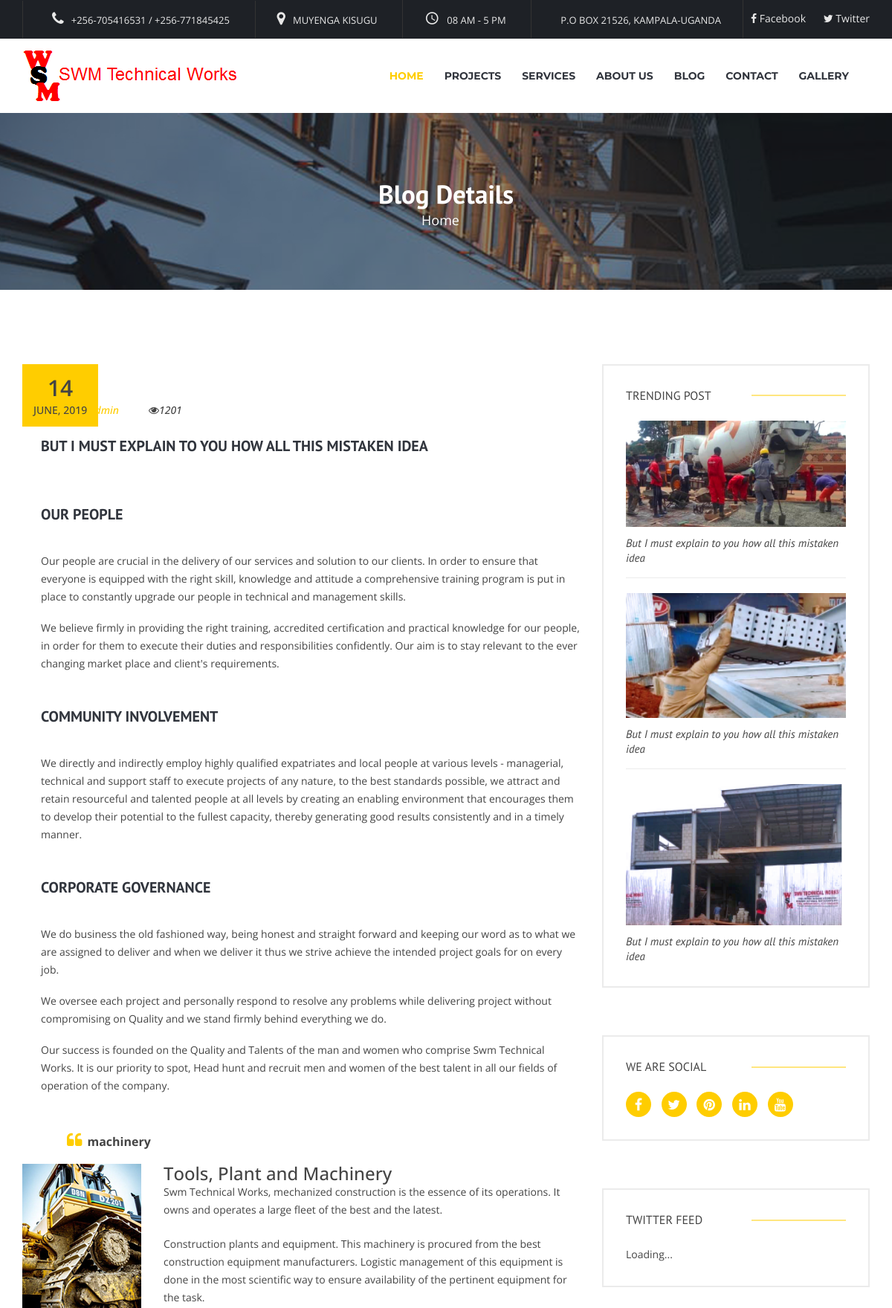
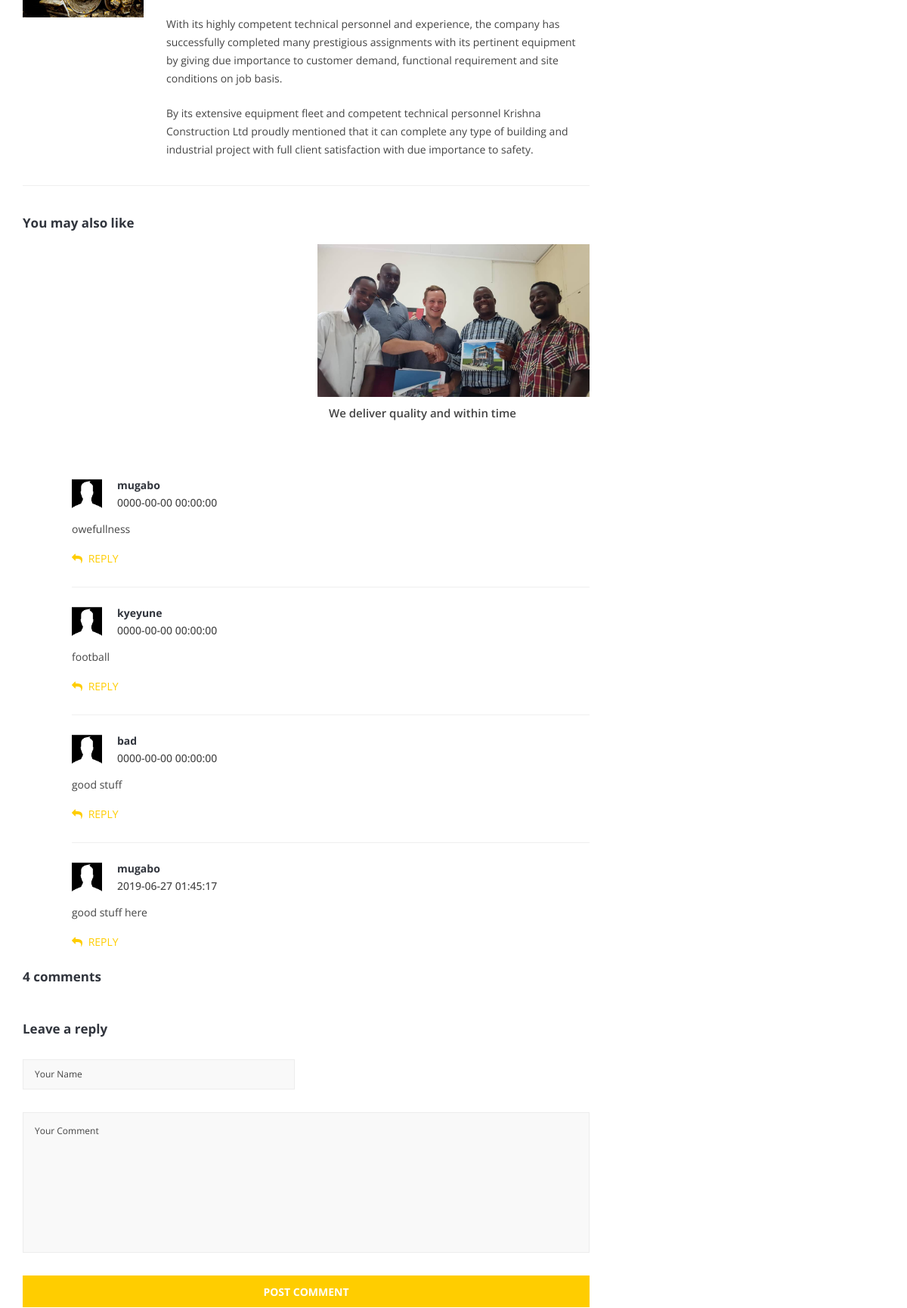
Screenshot of /blog-details.php (upper part) with the database file from the repository (2 pictures, top to bottom).
### tables this page shows
CREATE TABLE IF NOT EXISTS `comments` (
  `user_id` int(11) NOT NULL AUTO_INCREMENT,
  `name` varchar(45) NOT NULL,
  `comment` text NOT NULL,
  `date_time` timestamp NOT NULL DEFAULT CURRENT_TIMESTAMP ON UPDATE CURRENT_TIMESTAMP,
  PRIMARY KEY (`user_id`)
);

### blog-details.php (the view, shortened to what this page needs)
<!DOCTYPE html>
<html lang="en">
    <head>
        <link href="css/font-awesome.min.css" rel="stylesheet">
        <link href="css/materialdesignicons.min.css" rel="stylesheet">
        <link href="css/bootstrap.min.css" rel="stylesheet">
        <link href="vendors/revolution/css/settings.css" rel="stylesheet">
        <link href="vendors/revolution/css/layers.css" rel="stylesheet">
        <link href="vendors/revolution/css/navigation.css" rel="stylesheet">
        <link href="vendors/animate-css/animate.css" rel="stylesheet">
        <link href="vendors/owl-carousel/assets/owl.carousel.min.css" rel="stylesheet">
        <link href="vendors/flex-slider/flexslider.css" rel="stylesheet">
        <link href="vendors/magnific-popup/magnific-popup.css" rel="stylesheet">
        <link href="css/style.css" rel="stylesheet">
        <link href="css/responsive.css" rel="stylesheet">
    </head>
    <body>
        <header class="main_header_area">
            <div class="header_top_area">
                <div class="container">
                    <div class="pull-left">
                        <a href=""><i class="fa fa-phone"></i>+256-705416531 / +256-771845425</a>
                        <a href="https://maps.google.com/maps?q=kisugu%20kampala&t=&z=13&ie=UTF8&iwloc=&output=embed"><i class="fa fa-map-marker"></i>MUYENGA KISUGU </a>
                        <a href=""><i class="mdi mdi-clock"></i>08 AM - 5 PM</a>
						 <a href=""><i class=""></i>P.O BOX 21526, KAMPALA-UGANDA</a>
                    </div>
                    <div class="pull-right">
                        <ul class="header_social">
                            <li><a href="https://www.facebook.com/uniqueworks100/?ref=br_rs"><i class="fa fa-facebook"></i>&nbspFacebook</a></li>
                            <li><a href="https://twitter.com/search?q=SWM%20Technical%20Works&src=typd"><i class="fa fa-twitter"></i>&nbspTwitter</a></li>
                        </ul>
                    </div>
                </div>
            </div>
            <div class="main_menu_area">
                <div class="container">
                    <nav class="navbar navbar-default">
                        <div class="navbar-header">
                            <a class="navbar-brand" href="#"><img src="img/logoswm.png" alt=""></a>
                        </div>
                        <div class="collapse navbar-collapse" id="bs-example-navbar-collapse-1">
                            <ul class="nav navbar-nav navbar-right">
                                <li class="dropdown submenu active">
                                    <a href="index.html"  role="button" aria-haspopup="true" >Home</a>
                                </li>
                                <li class="dropdown submenu">
                                    <a href="project-three-column.html"  role="button" aria-haspopup="true" aria-expanded="false">Projects</a>
                                </li>
                                <li><a href="service-single.html">Services</a></li>
                                <li><a href="aboutus.html">about us</a></li>
                                <li><a href="blog-details.php">blog</a></li>
                                <li><a href="contact.html">Contact</a></li>
                                <li><a href="gallery.html">Gallery</a></li>
                            </ul>
                        </div>
                    </nav>
                </div>
            </div>
        </header>
        <section class="banner_area" style="background: url(img/banner/single-page-banner3.jpg); background-size: cover">
            <div class="container">
                <div class="banner_inner_text">
                    <h4>Blog Details</h4>
                    <ul>
                        <li><a href="index.html">Home</a></li></ul>
                </div>
            </div>
        </section>
        <section class="blog_details_area p_100">
            <div class="container">
                <div class="row blog_details_inner">
                    <div class="col-md-8">
                        <div class="blog_details_img">
                            <div class="b_date">
                                <h3>14</h3>
                                <h5>June, 2019</h5>
                            </div>
                        </div>
                        <div class="blog_d_text">
                            <h6>Posted by <a href="#">Admin</a><span><i class="fa fa-eye" aria-hidden="true"></i>1201</span></h6>
                            <a href="#"><h3>But I must explain to you how all this mistaken idea</h3></a>
                          <h3>  OUR PEOPLE</h3>
<p>Our people are crucial in the delivery of our services and solution to our clients. In order to ensure that everyone is equipped with the right skill, knowledge and attitude a comprehensive training program is put in place to constantly upgrade our people in technical and management skills. </p>
<p>We believe firmly in providing the right training, accredited certification and practical knowledge for our people, in order for them to execute their duties and responsibilities confidently. Our aim is to stay relevant to the ever changing market place and client's requirements. </p>
<h3>COMMUNITY INVOLVEMENT </h3>
<p>We directly and indirectly employ highly qualified expatriates and local people at various levels - managerial, technical and support staff to execute projects of any nature, to the best standards possible, we attract and retain resourceful and talented people at all levels by creating an enabling environment that encourages them to develop their potential to the fullest capacity, thereby generating good results consistently and in a timely manner. </p>
<h3>CORPORATE GOVERNANCE</h3>
<p>We do business the old fashioned way, being honest and straight forward and keeping our word as to what we are assigned to deliver and when we deliver it thus we strive achieve the intended project goals for on every job. </p>
<p>We oversee each project and personally respond to resolve any problems while delivering project without compromising on Quality and we stand firmly behind everything we do. </p>
<p>Our success is founded on the Quality and Talents of the man and women who comprise Swm Technical Works. It is our priority to spot, Head hunt and recruit men and women of the best talent in all our fields of operation of the company.</p>
                            <div class="quote_text">
                                <p><strong><i class="fa fa-quote-left" aria-hidden="true"></i>machinery</strong></p>
                            </div>
                        </div>
                        <div class="image_text">
                            <div class="media">
                                <div class="media-left">
                                    <img src="img/blog/blog-d-s-1.jpg" alt="">
                                </div>
                                <div class="media-body">
                                   <h3>Tools, Plant and Machinery</h3>
<p>Swm Technical Works, mechanized construction is the essence of its operations. It owns and operates a large fleet of the best and the latest. </p>
<p>Construction plants and equipment. This machinery is procured from the best construction equipment manufacturers. Logistic management of this equipment is done in the most scientific way to ensure availability of the pertinent equipment for the task.</p>
<p>With its highly competent technical personnel and experience, the company has successfully completed many prestigious assignments with its pertinent equipment by giving due importance to customer demand, functional requirement and site conditions on job basis. </p>
<p>By its extensive equipment fleet and competent technical personnel Krishna Construction Ltd proudly mentioned that it can complete any type of building and industrial project with full client satisfaction with due importance to safety.</p>
                                </div>
                            </div>
                        </div>
                        <div class="like_post">
                            <h3 style="float-left:90px;">You may also like</h3>
                            <div class="row">
                                 <div class="col-sm-6"></div>
                                <div class="col-sm-6">
                                    <div class="like_post_item">
                                        <a href="#"><img src="img/team/team.jpg" alt=""></a>
                                        <h5>We deliver quality and within time</h5>
                                    </div>
                                </div>
                                <div class="col-sm-6"></div>
                            </div>
                        </div>
                        <div class="comment_list">
                            <div class="comment_list_inner">
								<?php
                                $dbhost = 'localhost';
   $dbuser = 'root';
   $dbpass = '';
   $dbname = 'swm';
   $conn = mysqli_connect($dbhost, $dbuser, $dbpass,$dbname );
  mysqli_select_db($conn,$dbname);
   $sql = 'SELECT * FROM comments  ';
   $retval = mysqli_query( $conn, $sql );
   while($row = mysqli_fetch_array($retval)) {
								echo'<div class="media reply">';
									echo'<div class="media-left">';
										echo'<img src="img/comment-user/comment-user-2.png" alt="" style="width:40px;height:40px;">';
									echo'</div>';
									echo'<div class="media-body">';
										echo"<h4><b>" .$row['name']."</b></h4>";
										echo "<h5>".$row['date_time']."</h5>";
									echo'</div>';
									echo'<p>'.$row['comment'].'</p>';
									echo'<a class="cm_reply" href=""><i class="fa fa-reply" aria-hidden="true"></i> Reply</a>';
								echo'</div>';
                                $num = mysqli_num_rows($retval);
   }
   echo "<h3>$num  comments</h3>";
   mysqli_close($conn);?>
                            </div>
                        </div>
                        <div class="comment_form_area">
                            <h3>Leave a reply</h3>
                            <form class="contact_us_form row" action="comment.php" method="post" id="contactForm" novalidate="novalidate">
                                <div class="form-group col-md-6">
                                    <input type="text" class="form-control" id="name" name="name" placeholder="Your Name">
                                </div>
                                <div class="form-group col-md-12">
                                    <textarea class="form-control" name="comment" id="message" rows="1" placeholder="Your Comment"></textarea>
                                </div>
                                <div class="form-group col-md-12">
                                    <button type="submit" value="submit" class="btn submit_btn form-control">Post Comment</button>
                                </div>
                            </form>
                        </div>
                    </div>
                    <div class="col-md-4">
                        <div class="sidebar_area">
                            <aside class="right_widget r_post_widget">
                                <div class="r_w_title">
                                    <h3>Trending Post</h3>
                                </div>
                                <div class="r_post_inner">
                                    <div class="r_post_item">
                                        <img src="img/blog/trending-post/blog1.png" alt="">
                                        <a href="#"><p>But I must explain to you how all this mistaken idea</p></a>
                                    </div>
                                    <div class="r_post_item">
                                        <img src="img/blog/trending-post/blog2.png" alt="">
                                        <a href="#"><p>But I must explain to you how all this mistaken idea</p></a>
                                    </div>
                                    <div class="r_post_item">
                                        <img src="img/blog/trending-post/blog3.png" alt="">
                                        <a href="#"><p>But I must explain to you how all this mistaken idea</p></a>
                                    </div>
                                </div>
                            </aside>
                            <aside class="right_widget r_social_widget">
                                <div class="r_w_title">
                                    <h3>we are social</h3>
                                </div>
                                <ul>
                                    <li><a href="https://www.facebook.com/uniqueworks100/?ref=br_rs"><i class="fa fa-facebook"></i></a></li>
                                    <li><a href="https://twitter.com/search?q=SWM%20Technical%20Works&src=typd"><i class="fa fa-twitter"></i></a></li>
                                    <li><a href=""><i class="fa fa-pinterest"></i></a></li>
                                    <li><a href=""><i class="fa fa-linkedin"></i></a></li>
                                    <li><a href=""><i class="fa fa-youtube"></i></a></li>
                                </ul>
                            </aside>
                            <aside class="right_widget r_twitter_widget">
                                <div class="r_w_title">
                                    <h3>twitter feed</h3>
                                </div>
                                <div class="tweets_feed"></div>
                            </aside>
                        </div>
                    </div>
                </div>
            </div>
        </section>
    </body>
</html>

### rows the page displays
comments: name "mugabo", date_time "0000-00-00 00:00:00", comment "owefullness"
comments: name "kyeyune", date_time "0000-00-00 00:00:00", comment "football"
comments: name "bad", date_time "0000-00-00 00:00:00", comment "good stuff"
comments: name "mugabo", date_time "2019-06-27 01:45:17", comment "good stuff here"

### other values shown
$num "4"
